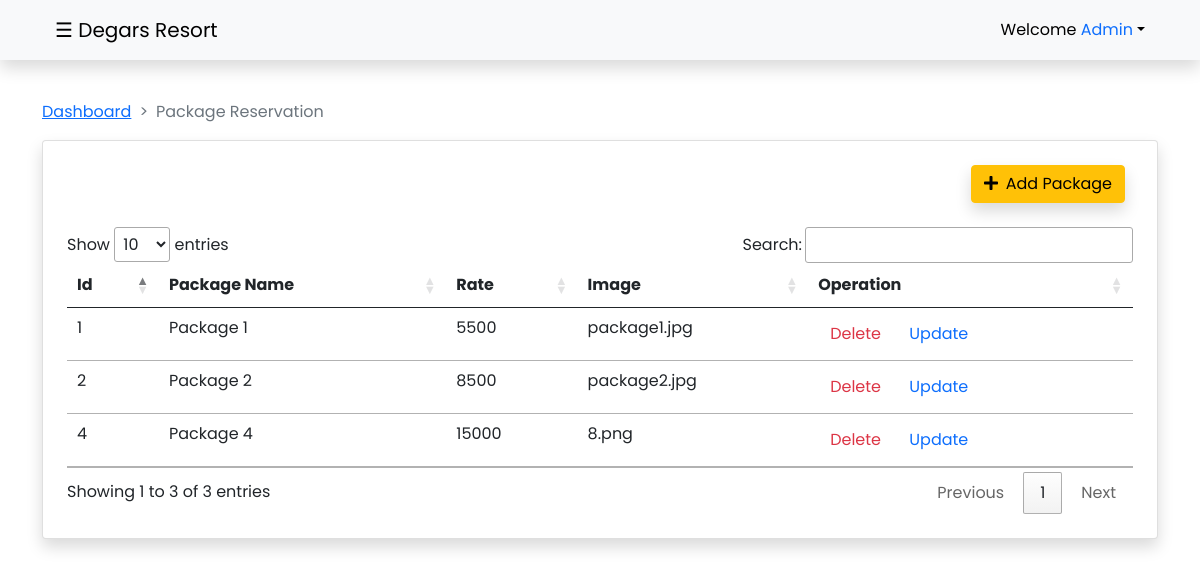
The page /admin/package.php (signed in) on the database its author committed.
### tables this page shows
CREATE TABLE `packages` (
  `id` int(11) NOT NULL,
  `package_name` varchar(255) NOT NULL,
  `package_rate` int(11) NOT NULL,
  `image_name` varchar(255) NOT NULL
);

### admin/package.php (the view, shortened to what this page needs)
<?php
if (isset($_SESSION['users_id']) && isset($_SESSION['users_username'])) {
?>
<?php include '../config/db_connection.php'?>
<?php include_once 'adheader.php'; ?>
<main id="main">
    <div class="container pt-4">
        <nav style="--bs-breadcrumb-divider: '>';" aria-label="breadcrumb">
            <ol class="breadcrumb">
                <li class="breadcrumb-item"><a href="dashboard.php">Dashboard</a></li>
                <li class="breadcrumb-item active" aria-current="page">Package Reservation</li>
            </ol>
        </nav>
    </div>
    <div class="container">
        <div class="card p-4 shadow">
            <div class="d-grid gap-2 d-md-flex justify-content-md-end mb-4">
                <button type="button" class="btn btn-warning shadow rounded me-md-2" data-bs-toggle="modal"
                    data-bs-target="#addPackage"><i class="fas fa-plus me-2"></i>Add Package</button>
            </div>
            <div class="table-responsive">
                <table id="dataTable" class="table table-sm table-hover table-border" style="width:100%">
                    <thead>
                        <tr>
                            <th>Id</th>
                            <th>Package Name</th>
                            <th>Rate</th>
                            <th>Image</th>
                            <th>Operation</th>
                        </tr>
                    </thead>
                    <tbody>
                        <?php $results = mysqli_query($conn,"SELECT * FROM packages"); ?>
                        <?php while ($row = $results->fetch_assoc()) { ?>
                        <tr>
                            <td><?php echo $row['id'];?></td>
                            <td><?php echo $row['package_name'];?></td>
                            <td><?php echo $row['package_rate'];?></td>
                            <td><?php echo $row['image_name'];?></td>
                            <td>
                                <a href="functions/deletepackage.php?id=<?php echo $row['id'];?>"
                                    onclick="return confirm('Are you sure you want to delete?')"
                                    class="btn btn-outline-danger border-0">Delete</a>
                                <a href="" class="btn btn-outline-primary border-0" data-bs-toggle="modal"
                                    data-bs-target="#exampleModal<?php echo $row['id']; ?>">Update</a>
                            </td>
                        </tr>
                        <?php }?>
                    </tbody>
                </table>
            </div>
        </div>
    </div>
</main>
<?php include_once 'adfooter.php'; ?>
<?php
}else{
    header("Location: ../login.php");
    exit();
}
?>

### admin/resources/css/dashboard.css (style rules this page uses)
* { padding: 0; margin: 0; }
body { font-family: 'Poppins', sans-serif; }

### admin/adheader.php (style rules this page uses)
* { padding: 0; margin: 0; }
body { font-family: 'Poppins', sans-serif; transition: background-color .5s; }
#main { transition: margin-left .5s; padding: 16px; }

### rows shown on the page
packages: id "1", package_name "Package 1", package_rate "5500", image_name "package1.jpg"
packages: id "2", package_name "Package 2", package_rate "8500", image_name "package2.jpg"
packages: id "4", package_name "Package 4", package_rate "15000", image_name "8.png"

### other values the page prints
$_SESSION['users_username'] "Admin"
